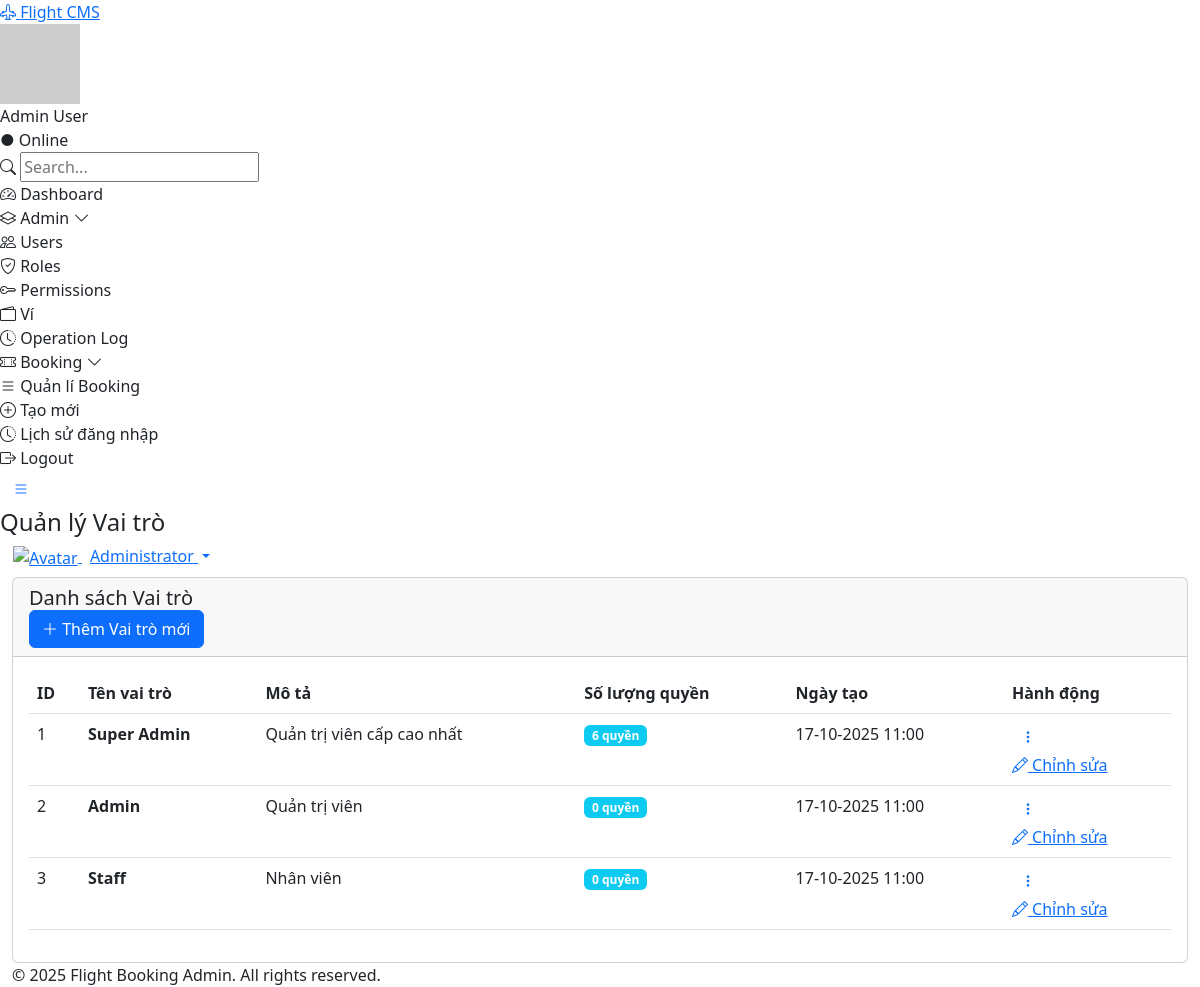
The app's page /modules/roles/index.php (signed in) with its own data.
### tables this page shows
CREATE TABLE `roles` (
  `id` int(11) NOT NULL,
  `name` varchar(50) NOT NULL,
  `description` varchar(255) DEFAULT NULL,
  `created_at` timestamp NOT NULL DEFAULT current_timestamp()
);

### config/constants.php (called while the page is built, shortened)
<?php
function formatDateTime($datetime) {
    return date('d-m-Y H:i', strtotime($datetime));
}
?>

### modules/roles/index.php (the view, shortened to what this page needs)
<?php
include '../../includes/header.php';
$database = new Database();
$db = $database->getConnection();
$query = "SELECT r.*,
          (SELECT COUNT(*) FROM role_permissions WHERE role_id = r.id) as permission_count
          FROM roles r
          ORDER BY r.id";
$roles = $db->query($query)->fetchAll();
?>
<div class="container-fluid">
    <div class="card">
        <div class="card-header">
            <h5 class="card-title mb-0">Danh sách Vai trò</h5>
            <div class="card-actions">
                <a href="add.php" class="btn btn-primary">
                    <i class="bi bi-plus-lg"></i> Thêm Vai trò mới
                </a>
            </div>
        </div>
        <div class="card-body">
            <?php if (empty($roles)): ?>
                <div class="empty-state">
                    <i class="bi bi-inbox"></i>
                    <h5>Không có dữ liệu</h5>
                </div>
            <?php else: ?>
                <div class="table-responsive">
                    <table class="table">
                        <thead>
                            <tr>
                                <th>ID</th>
                                <th>Tên vai trò</th>
                                <th>Mô tả</th>
                                <th>Số lượng quyền</th>
                                <th>Ngày tạo</th>
                                <th>Hành động</th>
                            </tr>
                        </thead>
                        <tbody>
                            <?php foreach ($roles as $role): ?>
                                <tr>
                                    <td><?= $role['id'] ?></td>
                                    <td>
                                        <strong><?= $role['name'] ?></strong>
                                    </td>
                                    <td><?= $role['description'] ?? '-' ?></td>
                                    <td>
                                        <span class="badge bg-info">
                                            <?= $role['permission_count'] ?> quyền
                                        </span>
                                    </td>
                                    <td><?= formatDateTime($role['created_at']) ?></td>
                                    <td>
                                        <div class="action-dropdown">
                                            <button class="btn btn-sm btn-link">
                                                <i class="bi bi-three-dots-vertical"></i>
                                            </button>
                                            <div class="action-menu">
                                                <a href="edit.php?id=<?= $role['id'] ?>">
                                                    <i class="bi bi-pencil"></i> Chỉnh sửa
                                                </a>
                                            </div>
                                        </div>
                                    </td>
                                </tr>
                            <?php endforeach; ?>
                        </tbody>
                    </table>
                </div>
            <?php endif; ?>
        </div>
    </div>
</div>
<?php include '../../includes/footer.php'; ?>

### records on screen
roles: id "1", name "Super Admin", description "Quản trị viên cấp cao nhất", permission_count "6", created_at "17-10-2025 11:00"
roles: id "2", name "Admin", description "Quản trị viên", permission_count "0", created_at "17-10-2025 11:00"
roles: id "3", name "Staff", description "Nhân viên", permission_count "0", created_at "17-10-2025 11:00"

### other values on screen
$user_name "Admin User"
$page_title "Quản lý Vai trò"
$_SESSION['full_name'] "Administrator"
